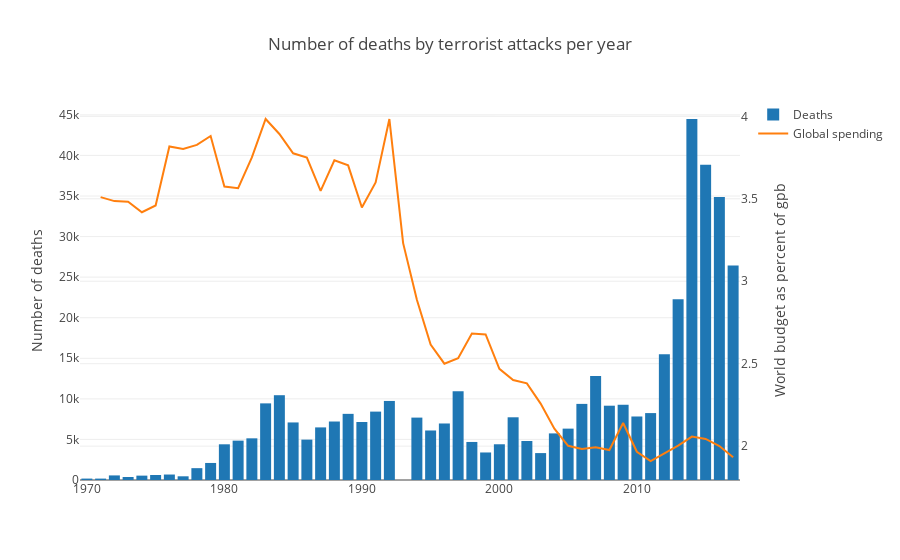

Notebook source saved alongside this figure:
### Code cell
#Qi en Sam 6
years = list(set(df['iyear']))

df_budget = pd.read_csv('military-expenditure-as-share-of-gdp.csv',  encoding = "ISO-8859-1")
us_budget = df_budget[df_budget['Code'] == 'USA']
us_budget = us_budget[us_budget['Year'] > 1970]


world_budget = [np.average(df_budget[df_budget['Year'] == year]['Expenditure']) for year in years]
df_budget.head(n=10)


# Create a trace
budget_trace = go.Scatter(
    x = us_budget['Year'],
    y = world_budget,
    yaxis='y2',
    name="Global spending"
)


deaths_per_year = [np.nansum(df[df['iyear'] == year]['nkill']) for year in years]


data = go.Bar(
    name="Deaths",
    x=years,
    y=deaths_per_year
)

layout = go.Layout(
    title='Number of deaths by terrorist attacks per year',
    yaxis=dict(
        title='Number of deaths'
    ),
    yaxis2=dict(
        title='World budget as percent of gpb',
        overlaying='y',
        side='right'
    )
)



fig = go.Figure(data=[data, budget_trace], layout=layout)
iplot(fig)

### Figure 1 — Plotly figure (JSON) as saved in the notebook; plotly's stock layout.template omitted (floating-point values rounded to 4 significant figures)
{"data": [{"name": "Deaths", "type": "bar", "uid": "13bec1a3-641c-46b6-8d2d-f0ebad0548e4", "x": [1970, 1971, 1972, 1973, 1974, 1975, 1976, 1977, 1978, 1979, 1980, 1981, 1982, 1983, 1984, 1985, 1986, 1987, 1988, 1989, 1990, 1991, 1992, 1994, 1995, 1996, 1997, 1998, 1999, 2000, 2001, 2002, 2003, 2004, 2005, 2006, 2007, 2008, 2009, 2010, 2011, 2012, 2013, 2014, 2015, 2016, 2017], "y": [174, 173, 566, 370, 539, 617, 674, 456, 1459, 2100, 4400, 4851, 5136, 9444, 10450, 7094, 4976, 6482, 7208, 8152, 7148, 8429, 9742, 7690, 6103, 6966, 10924, 4688, 3393, 4403, 7729, 4805, 3317, 5743, 6331, 9380, 12824, 9157, 9273, 7827, 8246, 15497, 22273, 44490, 38853, 34871, 26445]}, {"name": "Global spending", "type": "scatter", "uid": "7ba5c888-16ad-4d4d-8706-a40aa737cec6", "x": [1971, 1972, 1973, 1974, 1975, 1976, 1977, 1978, 1979, 1980, 1981, 1982, 1983, 1984, 1985, 1986, 1987, 1988, 1989, 1990, 1991, 1992, 1993, 1994, 1995, 1996, 1997, 1998, 1999, 2000, 2001, 2002, 2003, 2004, 2005, 2006, 2007, 2008, 2009, 2010, 2011, 2012, 2013, 2014, 2015, 2016, 2017], "y": [3.51, 3.486, 3.482, 3.419, 3.459, 3.817, 3.802, 3.827, 3.881, 3.575, 3.564, 3.751, 3.984, 3.893, 3.776, 3.75, 3.548, 3.733, 3.703, 3.447, 3.599, 3.983, 3.231, 2.887, 2.616, 2.5, 2.534, 2.683, 2.677, 2.469, 2.401, 2.381, 2.258, 2.106, 2.002, 1.983, 1.994, 1.977, 2.14, 1.966, 1.91, 1.955, 2.003, 2.058, 2.044, 2.001, 1.932], "yaxis": "y2"}], "layout": {"title": {"text": "Number of deaths by terrorist attacks per year"}, "yaxis": {"title": {"text": "Number of deaths"}}, "yaxis2": {"overlaying": "y", "side": "right", "title": {"text": "World budget as percent of gpb"}}}}
